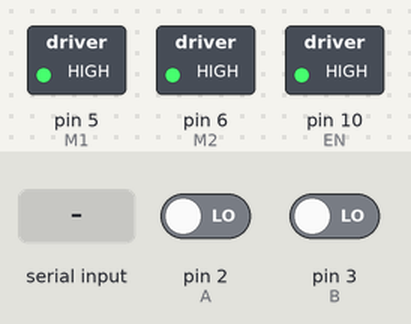
This program was run on a simulated Arduino Micro, built with avr-gcc and run on an emulated ATmega32U4. On the bench: switched loads named in the program (green lamp = pin HIGH). The test bench sets the inputs (shaded band); at power-on: pin 2 (A) LOW, pin 3 (B) LOW. What the program prints to the serial monitor is not drawn.

Above: at 1.2 s.
1.3 s: "90,45\n" received over Serial
At 3.5 s:
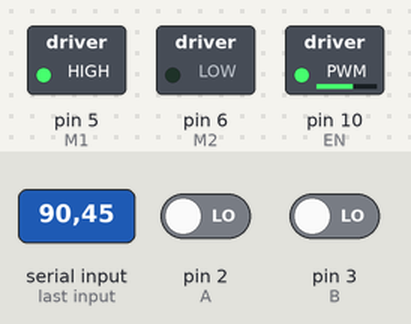
3.8 s: "48\n" received over Serial
At 5.4 s:
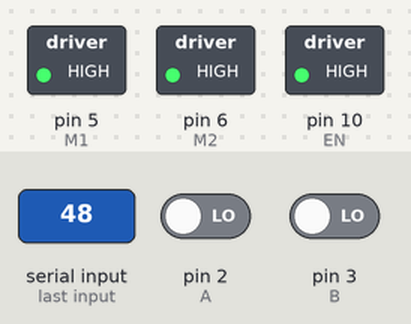
6.2 s: "30,150\n" received over Serial
At 8.4 s:
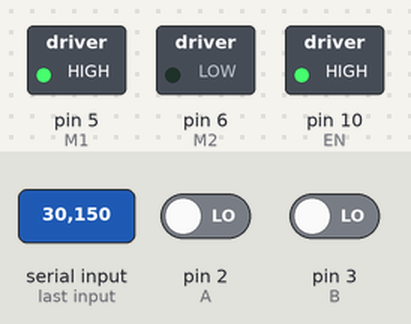
8.7 s: "200\n" received over Serial
At 10.3 s:
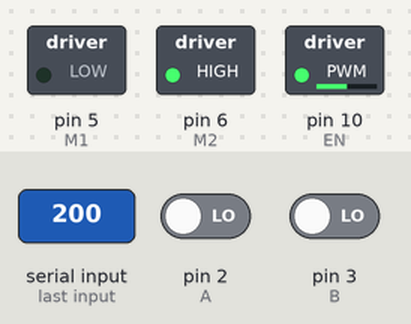
11.1 s: "0\n" received over Serial
At 13.3 s:
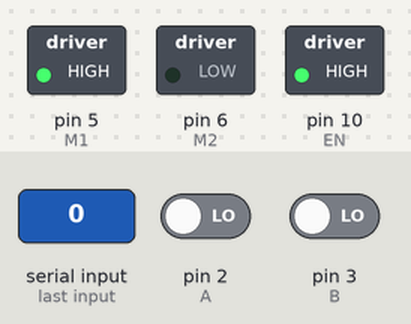
13.6 s: "90\n" received over Serial
At 15.2 s:
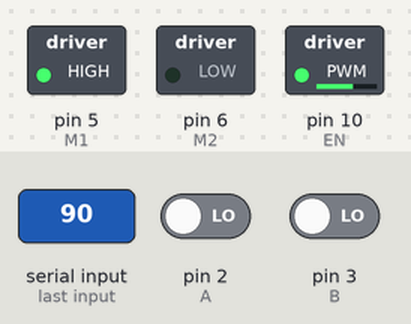
Timing chart, 0 to 16.7 s (numbered marks = the images above; inputs shaded):
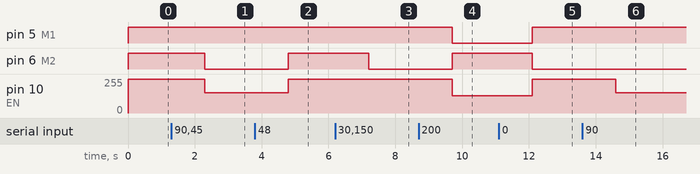

Measured:
- after the input at 1.3 s, pin 6 (M2): HIGH → LOW after 1.0 s; pin 10 (EN): 255/255 → 153/255 after 1.0 s
- after the input at 3.8 s, pin 6 (M2): LOW → HIGH after 1.0 s; pin 10 (EN): 153/255 → 255/255 after 1.0 s
- after the input at 6.2 s, pin 6 (M2): HIGH → LOW after 1.0 s
- after the input at 8.7 s, pin 5 (M1): HIGH → LOW after 1.0 s; pin 6 (M2): LOW → HIGH after 1.0 s; pin 10 (EN): 255/255 → 128/255 after 1.0 s
- after the input at 11.1 s, pin 5 (M1): LOW → HIGH after 1.0 s; pin 6 (M2): HIGH → LOW after 1.0 s; pin 10 (EN): 128/255 → 255/255 after 1.0 s
- after the input at 13.6 s, pin 10 (EN): 255/255 → 153/255 after 1.0 s

The program:

main.cpp
```cpp
//Bibliotecas:
#include <Arduino.h>
#include <math.h>
#include <string.h>

//Definição dos pinos:
#define A 2
#define B 3
#define M1 5
#define M2 6
#define EN 10

//Resolução do encoder:
#define resolution 11

//Razão de redução:
#define reduction_ratio 1/300

//Definição de variáveis:
bool active=false;
int value=0;
long step=0, stepant=0, i=0;
float v=0, pos[2], time[2];

void check_A()
{
  bool ra = digitalRead(A);
  bool rb = digitalRead(B);

  if(ra && !rb)
  {
    step--;
  }
}

void check_B()
{
  bool ra = digitalRead(A);
  bool rb = digitalRead(B);
  if(!ra && rb)
  {
    step++;
  }
}

void update_velocity()
{
  switch(i%3)
  {
    case 0:
      stepant = step;
      i++;
    break;
    case 1:
      if(step != stepant)
      {
        pos[0] = (step*2*M_PI*reduction_ratio/resolution);
        time[0] = (micros()/1e6);
        stepant = step;
        i++;
      }
    break;
    case 2:
      if(step != stepant)
      {
        pos[1] = (step*2*M_PI*reduction_ratio/resolution);
        time[1] = (micros()/1e6);
        v = ((pos[1]-pos[0])/(time[1]-time[0]));
        i++;
      }
    break;
  }
}

//Inicializações:
void setup()
{
  Serial.begin(9600);

  pinMode(A, INPUT);
  pinMode(B, INPUT);
  pinMode(M1, OUTPUT);
  pinMode(M2, OUTPUT);
  pinMode(EN, OUTPUT);

  attachInterrupt(digitalPinToInterrupt(A), check_A, RISING);
  attachInterrupt(digitalPinToInterrupt(B), check_B, RISING);
}

void loop()
{
  update_velocity();
  if(active)
  {
    //Retorna a velocidade atual:
    Serial.println(v);
  }

  //Obtenção do comando de controle:
  if(Serial.available())
  {
    value = atoi(Serial.readString().c_str());
    Serial.flush();
    if(value == 48)
    {
      active = !active;
      value = 0;
    }else
    {
      value = round((value-150)*2.55);
    }
  }

  //Envio do sinal para o motor:
  if(value > 0)
  {
    digitalWrite(M1, LOW);
    digitalWrite(M2, HIGH);
    analogWrite(EN, abs(value));
  }
  if(value < 0)
  {
    digitalWrite(M1, HIGH);
    digitalWrite(M2, LOW);
    analogWrite(EN, abs(value));
  }
  if(value == 0)
  {
    digitalWrite(M1, HIGH);
    digitalWrite(M2, HIGH);
    analogWrite(EN, 255);
    v = 0;
  }
}
```
